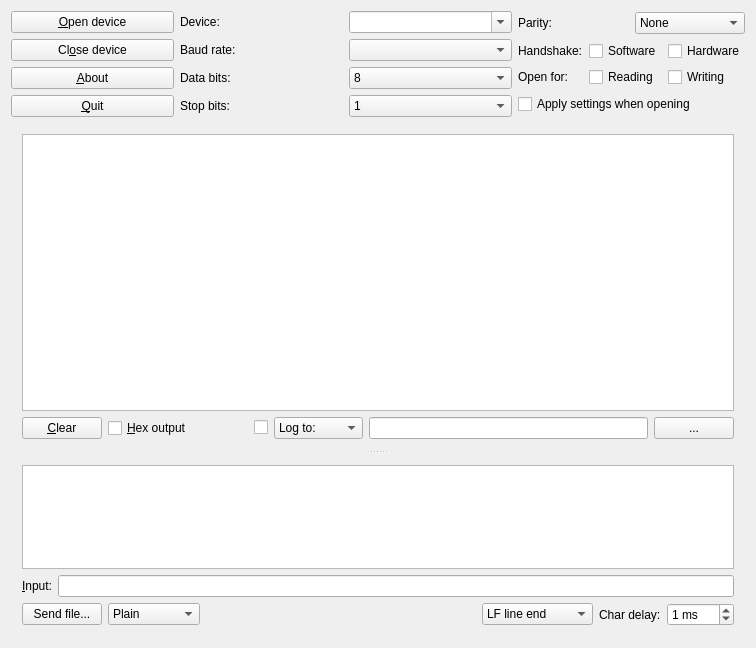
<ui version="4.0" >
 <class>CuteCommDlg</class>
 <widget class="QWidget" name="CuteCommDlg" >
  <property name="geometry" >
   <rect>
    <x>0</x>
    <y>0</y>
    <width>756</width>
    <height>648</height>
   </rect>
  </property>
  <property name="windowTitle" >
   <string>CuteCom-BionX</string>
  </property>
  <layout class="QVBoxLayout" >
   <item>
    <layout class="QGridLayout" >
     <item row="3" column="1" >
      <widget class="QLabel" name="textLabel5" >
       <property name="text" >
        <string>Stop bits:</string>
       </property>
       <property name="wordWrap" >
        <bool>false</bool>
       </property>
       <property name="buddy" >
        <cstring>m_stopCb</cstring>
       </property>
      </widget>
     </item>
     <item row="3" column="0" >
      <widget class="QPushButton" name="m_quitPb" >
       <property name="text" >
        <string>&amp;Quit</string>
       </property>
       <property name="shortcut" >
        <string>Alt+Q</string>
       </property>
      </widget>
     </item>
     <item row="2" column="1" >
      <widget class="QLabel" name="textLabel3" >
       <property name="text" >
        <string>Data bits:</string>
       </property>
       <property name="wordWrap" >
        <bool>false</bool>
       </property>
       <property name="buddy" >
        <cstring>m_dataBitsCb</cstring>
       </property>
      </widget>
     </item>
     <item row="2" column="0" >
      <widget class="QPushButton" name="m_aboutPb" >
       <property name="text" >
        <string>&amp;About</string>
       </property>
       <property name="shortcut" >
        <string>Alt+A</string>
       </property>
      </widget>
     </item>
     <item row="2" column="2" >
      <widget class="QComboBox" name="m_dataBitsCb" >
       <property name="currentIndex" >
        <number>3</number>
       </property>
       <item>
        <property name="text" >
         <string>5</string>
        </property>
       </item>
       <item>
        <property name="text" >
         <string>6</string>
        </property>
       </item>
       <item>
        <property name="text" >
         <string>7</string>
        </property>
       </item>
       <item>
        <property name="text" >
         <string>8</string>
        </property>
       </item>
      </widget>
     </item>
     <item row="0" column="1" >
      <widget class="QLabel" name="textLabel1" >
       <property name="text" >
        <string>Device:</string>
       </property>
       <property name="wordWrap" >
        <bool>false</bool>
       </property>
       <property name="buddy" >
        <cstring>m_deviceCb</cstring>
       </property>
      </widget>
     </item>
     <item row="0" column="0" >
      <widget class="QPushButton" name="m_connectPb" >
       <property name="toolTip" >
        <string/>
       </property>
       <property name="text" >
        <string>&amp;Open device</string>
       </property>
       <property name="shortcut" >
        <string>Alt+O</string>
       </property>
      </widget>
     </item>
     <item row="1" column="0" >
      <widget class="QPushButton" name="m_closePb" >
       <property name="text" >
        <string>Cl&amp;ose device</string>
       </property>
       <property name="shortcut" >
        <string>Alt+O</string>
       </property>
      </widget>
     </item>
     <item row="3" column="2" >
      <widget class="QComboBox" name="m_stopCb" >
       <item>
        <property name="text" >
         <string>1</string>
        </property>
       </item>
       <item>
        <property name="text" >
         <string>2</string>
        </property>
       </item>
      </widget>
     </item>
     <item row="1" column="1" >
      <widget class="QLabel" name="textLabel2" >
       <property name="text" >
        <string>Baud rate:</string>
       </property>
       <property name="wordWrap" >
        <bool>false</bool>
       </property>
       <property name="buddy" >
        <cstring>m_baudCb</cstring>
       </property>
      </widget>
     </item>
     <item row="0" column="2" >
      <widget class="QComboBox" name="m_deviceCb" >
       <property name="editable" >
        <bool>true</bool>
       </property>
      </widget>
     </item>
     <item row="1" column="2" >
      <widget class="QComboBox" name="m_baudCb" >
       <property name="currentIndex" >
        <number>7</number>
       </property>
      </widget>
     </item>
     <item rowspan="4" row="0" column="3" >
      <layout class="QVBoxLayout" >
       <item>
        <layout class="QHBoxLayout" >
         <item>
          <widget class="QLabel" name="textLabel4" >
           <property name="text" >
            <string>Parity:</string>
           </property>
           <property name="wordWrap" >
            <bool>false</bool>
           </property>
           <property name="buddy" >
            <cstring>m_parityCb</cstring>
           </property>
          </widget>
         </item>
         <item>
          <widget class="QComboBox" name="m_parityCb" >
           <item>
            <property name="text" >
             <string>None</string>
            </property>
           </item>
           <item>
            <property name="text" >
             <string>Odd</string>
            </property>
           </item>
           <item>
            <property name="text" >
             <string>Even</string>
            </property>
           </item>
           <item>
            <property name="text" >
             <string>Mark</string>
            </property>
           </item>
           <item>
            <property name="text" >
             <string>Space</string>
            </property>
           </item>
          </widget>
         </item>
        </layout>
       </item>
       <item>
        <layout class="QGridLayout" >
         <item row="0" column="2" >
          <widget class="QCheckBox" name="m_hardwareCb" >
           <property name="toolTip" >
            <string>Enable Hardware Handshake</string>
           </property>
           <property name="text" >
            <string>Hardware</string>
           </property>
          </widget>
         </item>
         <item row="0" column="1" >
          <widget class="QCheckBox" name="m_softwareCb" >
           <property name="toolTip" >
            <string>Enable Software Handshake (XON/XOFF)</string>
           </property>
           <property name="text" >
            <string>Software</string>
           </property>
          </widget>
         </item>
         <item row="1" column="2" >
          <widget class="QCheckBox" name="m_writeCb" >
           <property name="toolTip" >
            <string>Usually you want to use read and write</string>
           </property>
           <property name="text" >
            <string>Writing</string>
           </property>
          </widget>
         </item>
         <item row="1" column="1" >
          <widget class="QCheckBox" name="m_readCb" >
           <property name="toolTip" >
            <string>Usually you want to use read and write</string>
           </property>
           <property name="text" >
            <string>Reading</string>
           </property>
          </widget>
         </item>
         <item row="1" column="0" >
          <widget class="QLabel" name="textLabel1_3" >
           <property name="text" >
            <string>Open for:</string>
           </property>
           <property name="wordWrap" >
            <bool>false</bool>
           </property>
          </widget>
         </item>
         <item row="0" column="0" >
          <widget class="QLabel" name="textLabel2_2" >
           <property name="text" >
            <string>Handshake:</string>
           </property>
           <property name="wordWrap" >
            <bool>false</bool>
           </property>
          </widget>
         </item>
        </layout>
       </item>
       <item>
        <widget class="QCheckBox" name="m_applyCb" >
         <property name="text" >
          <string>Apply settings when opening</string>
         </property>
        </widget>
       </item>
      </layout>
     </item>
    </layout>
   </item>
   <item>
    <widget class="QSplitter" name="splitter2" >
     <property name="orientation" >
      <enum>Qt::Vertical</enum>
     </property>
     <widget class="QFrame" name="frame3" >
      <property name="sizePolicy" >
       <sizepolicy vsizetype="Preferred" hsizetype="Preferred" >
        <horstretch>0</horstretch>
        <verstretch>2</verstretch>
       </sizepolicy>
      </property>
      <property name="frameShape" >
       <enum>QFrame::NoFrame</enum>
      </property>
      <property name="frameShadow" >
       <enum>QFrame::Plain</enum>
      </property>
      <layout class="QVBoxLayout" >
       <item>
        <widget class="QTextBrowser" name="m_outputView" >
         <property name="font" >
          <font>
           <family>Courier</family>
          </font>
         </property>
        </widget>
       </item>
       <item>
        <layout class="QHBoxLayout" >
         <item>
          <widget class="QPushButton" name="m_clearOutputPb" >
           <property name="toolTip" >
            <string>Clear the output window</string>
           </property>
           <property name="text" >
            <string>&amp;Clear</string>
           </property>
           <property name="shortcut" >
            <string>Alt+C</string>
           </property>
          </widget>
         </item>
         <item>
          <widget class="QCheckBox" name="m_hexOutputCb" >
           <property name="sizePolicy" >
            <sizepolicy vsizetype="Fixed" hsizetype="Minimum" >
             <horstretch>1</horstretch>
             <verstretch>0</verstretch>
            </sizepolicy>
           </property>
           <property name="toolTip" >
            <string>Show the output in hexadecimal format</string>
           </property>
           <property name="text" >
            <string>&amp;Hex output</string>
           </property>
           <property name="shortcut" >
            <string>Alt+H</string>
           </property>
          </widget>
         </item>
         <item>
          <widget class="QCheckBox" name="m_enableLoggingCb" >
           <property name="toolTip" >
            <string>Enable logging the data to a file. Chose "Append to" to append instead overwrite to an existing file.</string>
           </property>
           <property name="text" >
            <string/>
           </property>
          </widget>
         </item>
         <item>
          <widget class="QComboBox" name="m_logAppendCb" >
           <property name="toolTip" >
            <string>Enable logging the data to a file. Chose "Append to" to append instead overwrite to an existing file.</string>
           </property>
           <item>
            <property name="text" >
             <string>Log to:</string>
            </property>
           </item>
           <item>
            <property name="text" >
             <string>Append to:</string>
            </property>
           </item>
          </widget>
         </item>
         <item>
          <widget class="QLineEdit" name="m_logFileLe" >
           <property name="sizePolicy" >
            <sizepolicy vsizetype="Fixed" hsizetype="Expanding" >
             <horstretch>2</horstretch>
             <verstretch>0</verstretch>
            </sizepolicy>
           </property>
           <property name="toolTip" >
            <string>The logfile</string>
           </property>
          </widget>
         </item>
         <item>
          <widget class="QPushButton" name="m_logFileFileDialog" >
           <property name="toolTip" >
            <string>Open file dialog</string>
           </property>
           <property name="text" >
            <string>...</string>
           </property>
          </widget>
         </item>
        </layout>
       </item>
      </layout>
     </widget>
     <widget class="QFrame" name="frame4" >
      <property name="sizePolicy" >
       <sizepolicy vsizetype="Preferred" hsizetype="Preferred" >
        <horstretch>0</horstretch>
        <verstretch>1</verstretch>
       </sizepolicy>
      </property>
      <property name="frameShape" >
       <enum>QFrame::NoFrame</enum>
      </property>
      <property name="frameShadow" >
       <enum>QFrame::Plain</enum>
      </property>
      <layout class="QVBoxLayout" >
       <item>
        <widget class="QListWidget" name="m_oldCmdsLb" />
       </item>
       <item>
        <layout class="QHBoxLayout" >
         <item>
          <widget class="QLabel" name="textLabel1_2" >
           <property name="text" >
            <string>&amp;Input:</string>
           </property>
           <property name="wordWrap" >
            <bool>false</bool>
           </property>
           <property name="buddy" >
            <cstring>m_cmdLe</cstring>
           </property>
          </widget>
         </item>
         <item>
          <widget class="QLineEdit" name="m_cmdLe" >
           <property name="toolTip" >
            <string>Enter commands here, Ctrl+C, Ctrl+S, Ctrl+Q also work</string>
           </property>
          </widget>
         </item>
        </layout>
       </item>
       <item>
        <layout class="QHBoxLayout" >
         <item>
          <widget class="QPushButton" name="m_sendPb" >
           <property name="toolTip" >
            <string>Select a file to be sent using the specified protocol</string>
           </property>
           <property name="text" >
            <string>Send file...</string>
           </property>
           <property name="autoDefault" >
            <bool>false</bool>
           </property>
          </widget>
         </item>
         <item>
          <widget class="QComboBox" name="m_protoPb" >
           <property name="toolTip" >
            <string>Select the transfer protocol</string>
           </property>
           <item>
            <property name="text" >
             <string>Plain</string>
            </property>
           </item>
           <item>
            <property name="text" >
             <string>XModem</string>
            </property>
           </item>
           <item>
            <property name="text" >
             <string>ZModem</string>
            </property>
           </item>
           <item>
            <property name="text" >
             <string>YModem</string>
            </property>
           </item>
           <item>
            <property name="text" >
             <string>1kXModem</string>
            </property>
           </item>
           <item>
            <property name="text" >
             <string>Script</string>
            </property>
           </item>
          </widget>
         </item>
         <item>
          <spacer>
           <property name="orientation" >
            <enum>Qt::Horizontal</enum>
           </property>
           <property name="sizeType" >
            <enum>QSizePolicy::Expanding</enum>
           </property>
           <property name="sizeHint" >
            <size>
             <width>40</width>
             <height>20</height>
            </size>
           </property>
          </spacer>
         </item>
         <item>
          <widget class="QComboBox" name="m_inputModeCb" >
           <property name="toolTip" >
            <string>Select the line end termination</string>
           </property>
           <item>
            <property name="text" >
             <string>LF line end</string>
            </property>
           </item>
           <item>
            <property name="text" >
             <string>CR line end</string>
            </property>
           </item>
           <item>
            <property name="text" >
             <string>CR,LF line end</string>
            </property>
           </item>
           <item>
            <property name="text" >
             <string>No line end</string>
            </property>
           </item>
           <item>
            <property name="text" >
             <string>Hex input</string>
            </property>
           </item>
          </widget>
         </item>
         <item>
          <widget class="QLabel" name="textLabel1_4" >
           <property name="text" >
            <string>Char delay:</string>
           </property>
           <property name="wordWrap" >
            <bool>false</bool>
           </property>
          </widget>
         </item>
         <item>
          <widget class="QSpinBox" name="m_charDelaySb" >
           <property name="toolTip" >
            <string>Delay between single characters</string>
           </property>
           <property name="suffix" >
            <string> ms</string>
           </property>
           <property name="maximum" >
            <number>250</number>
           </property>
           <property name="value" >
            <number>1</number>
           </property>
          </widget>
         </item>
        </layout>
       </item>
      </layout>
     </widget>
    </widget>
   </item>
  </layout>
 </widget>
 <layoutdefault spacing="6" margin="11" />
 <pixmapfunction>qPixmapFromMimeSource</pixmapfunction>
 <tabstops>
  <tabstop>m_connectPb</tabstop>
  <tabstop>m_closePb</tabstop>
  <tabstop>m_aboutPb</tabstop>
  <tabstop>m_quitPb</tabstop>
  <tabstop>m_deviceCb</tabstop>
  <tabstop>m_baudCb</tabstop>
  <tabstop>m_dataBitsCb</tabstop>
  <tabstop>m_stopCb</tabstop>
  <tabstop>m_parityCb</tabstop>
  <tabstop>m_softwareCb</tabstop>
  <tabstop>m_hardwareCb</tabstop>
  <tabstop>m_readCb</tabstop>
  <tabstop>m_writeCb</tabstop>
  <tabstop>m_applyCb</tabstop>
  <tabstop>m_outputView</tabstop>
  <tabstop>m_clearOutputPb</tabstop>
  <tabstop>m_hexOutputCb</tabstop>
  <tabstop>m_enableLoggingCb</tabstop>
  <tabstop>m_logAppendCb</tabstop>
  <tabstop>m_logFileLe</tabstop>
  <tabstop>m_logFileFileDialog</tabstop>
  <tabstop>m_cmdLe</tabstop>
  <tabstop>m_sendPb</tabstop>
  <tabstop>m_protoPb</tabstop>
  <tabstop>m_inputModeCb</tabstop>
  <tabstop>m_charDelaySb</tabstop>
  <tabstop>m_oldCmdsLb</tabstop>
 </tabstops>
 <resources/>
 <connections/>
</ui>
